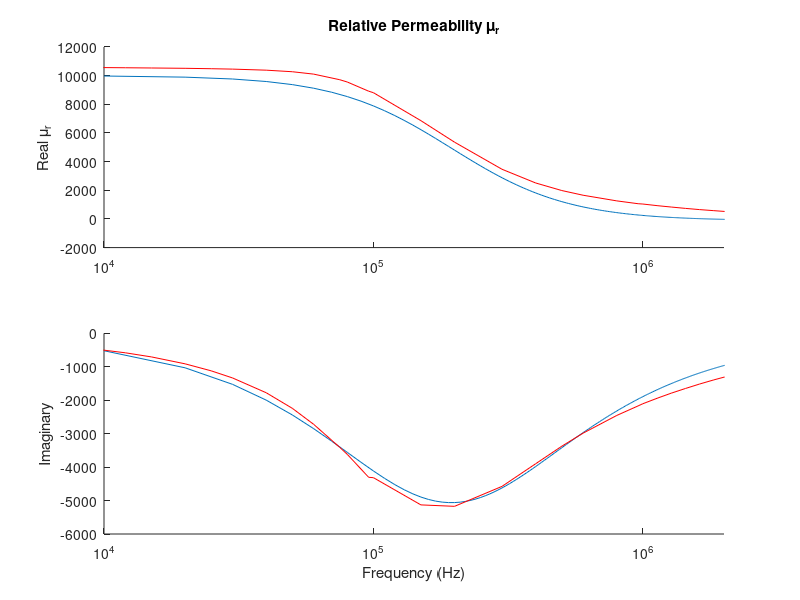
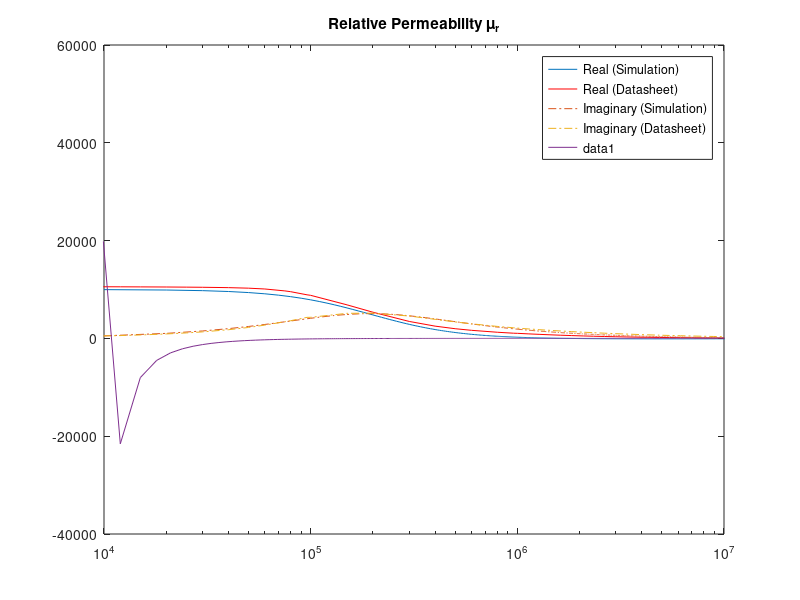
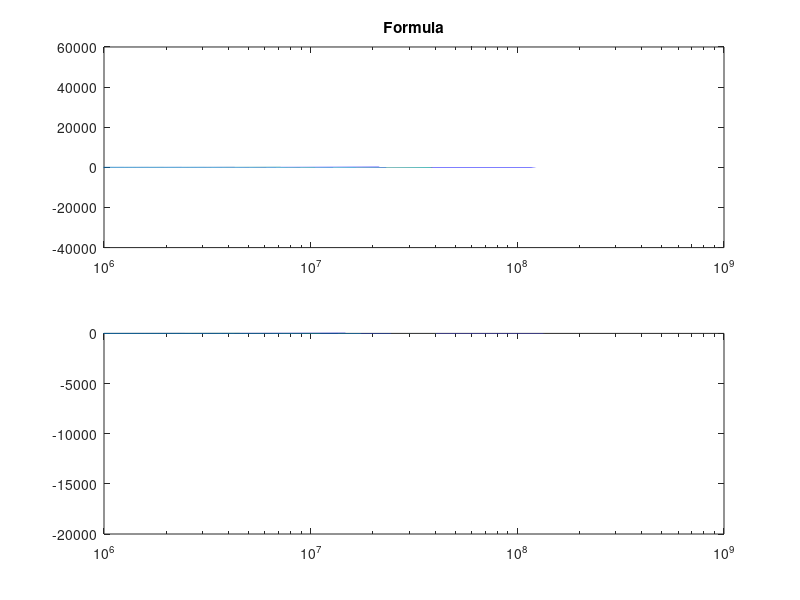

The MATLAB script that drew these images, in order:
clc;clear all;

fi=fopen('Permeability.txt');
l=fgetl(fi);
in=1;
while ischar(l)
%for kj=1:81
    %%disp(l);
    text{in}=l;
    data{in}=sscanf(text{in},'%f (%f,%f)');
    f(in)=(data{in}(1));
    eps(in)=data{in}(2)+1i*data{in}(3);
    
    l=fgetl(fi);
    in=in+1;
end

epsr=0.9999;
a0=1e-2;%0.1mm
c0=2.99792458e8;%Speed of Light (m/s)
f0=c0/a0;%3000GHz
t0=1/f0;%0.33e-12 (s)
mu0=4*pi*(1e-7);% (H/m)
eps0=8.854187817e-12;% (F/m)
I0=1;
E0=I0/(a0*eps0*c0);
D0=I0/(a0*c0);
B0=I0/(a0*eps0*c0*c0);
H0=I0/(a0);
sigmaD0=(epsr*eps0*c0)/a0;
J0=I0/(a0*a0);
u0=(I0*I0)/(eps0*c0*c0*a0*a0);
S0=(I0*I0)/(eps0*c0*a0*a0);
Sc0=1/(c0);
sig0=-20;


figure;
fdata=[1000,2000,3000,4000,8000,10000,12000,15000,20000,25000,30000,40000,50000,60000,75000,80000,96000,100000,150000,200000,300000,400000,500000,600000,800000,960000,1000000,1137137,1274275,1438450,1623777,1832981,2084351,2335721,2636651,2976351,3359818,3792690,4281332,4868464,5455595,6158482,6951928,7847600,8923800,10000000];
muredata=[10645.6132900000,10615.7137400000,10600.4558900000,10588.2058700000,10566.9610700000,10562.5965000000,10550.3503700000,10534.2909700000,10511.8581200000,10483.3333400000,10455.5688100000,10381.6845200000,10272.9184600000,10106.1882500000,9714.59266900000,9554.00022600000,8914.62151900000,8809.17242500000,6859.02588800000,5356.50053100000,3466.60912500000,2509.42420600000,1981.99317800000,1653.79743600000,1259.89804500000,1061.94435800000,1039.71574800000,921.731119300000,830.272918200000,736.042665000000,651.396975700000,577.613199300000,501.648967800000,445.436779500000,389.427157200000,340.949677100000,297.778927600000,260.157345700000,226.241196700000,196.013417100000,172.718377000000,149.043074900000,129.745046100000,112.942358600000,97.9382173800000,86.5638240400000];
muimdata=[253.852268500000,226.074739600000,240.928212700000,269.680112600000,420.349094000000,501.445173000000,580.251521400000,703.380303600000,910.425579500000,1120.16008100000,1332.71255700000,1775.31979800000,2241.36105700000,2719.66949700000,3410.37939800000,3618.92417300000,4304.31495800000,4315.37839400000,5129.34009300000,5172.35110400000,4575.54022900000,3898.79388100000,3374.31137400000,2983.65236200000,2453.70814500000,2168.65609600000,2103.25394200000,1931.01903200000,1787.88868700000,1647.75656600000,1514.22011300000,1390.88856500000,1270.26340100000,1169.77709400000,1067.60990700000,974.786626800000,888.046742400000,806.937314600000,733.896914500000,660.333778100000,601.248498000000,543.010068900000,490.624234300000,442.324718400000,394.992484200000,356.844963000000];

subplot(2,1,1);hold on;
semilogx(f/(a0/(1e-2)),real(eps));
semilogx(fdata,muredata,'r');xlim([1e4 .2e7]);
title('Relative Permeability \mu_r')
ylabel('Real \mu_r')

subplot(2,1,2);hold on;
semilogx(f/(a0/(1e-2)),imag(eps));
semilogx(fdata,-muimdata,'r');xlim([1e4 .2e7]);

xlabel('Frequency (Hz)')
ylabel('Imaginary')

figure;
semilogx(f/(a0/(1e-2)),real(eps));
hold on;
semilogx(fdata,muredata,'r');
xlim([1e4 1e7]);
title('Relative Permeability \mu_r')
semilogx(f/(a0/(1e-2)),-imag(eps),'-.');
semilogx(fdata,muimdata,'-.');
legend('Real (Simulation)','Real (Datasheet)','Imaginary (Simulation)','Imaginary (Datasheet)');
% muinf=1;gamma=.01/(8*4*pi*pi*pi*pi*pi);fn=0.01/(4*pi*pi);
% f=0:1e-7:(1/3);
% fi=f*(4*pi*pi);
% sigma=-100*(4*pi*pi);
% kwi=(fn.*fn-fi.*fi-1i.*gamma.*fi);
% b0=1.0;
% kwi2=(fi.*fi.*b0.*b0)./kwi;
% mur=muinf+(sigma.*fn.*fn)./(kwi-kwi2);
b0=1e-2;
fn=(5.8)*(1e-5);
sigma=1e4;
muinf=1;gamma=-(.33e-2)/(2*pi);
f=0:1e-7:(1/30);
fi=f;
kwi=(fn.*fn-fi.*fi-1i.*gamma.*fi);
kwi2=(fi.*fi.*b0.*b0)./kwi;
mur=muinf+(sigma.*fn.*fn)./(kwi-kwi2);
hold on;
semilogx(f*f0,real(mur));

figure;
subplot(2,1,1);semilogx(f*f0,real(mur));title('Formula');xlim([10e5 1e9]);
subplot(2,1,2);semilogx(f*f0,imag(mur));xlim([10e5 1e9]);

f=1e3:1e3:1e9;
nomf=((f)./(0.2e6));
cf=(1+nomf.*nomf);
mur2=mu0+((10000*mu0)./cf)-(1i.*nomf.*(10000*mu0))./cf;


% figure;
% subplot(2,1,1);hold on;
% f=0:1e-7:(1/30);
% loglog(f*f0,real(mur));title('Formula');xlim([1e3 100e5]);
% f=1e3:1e3:1e9;
% loglog(f,real(mur2)/mu0,'r');title('Literature');xlim([1e3 100e5]);
% subplot(2,1,2);hold on;
% f=0:1e-7:(1/30);
% loglog(f*f0,imag(mur));xlim([1e3 100e5]);
% f=1e3:1e3:1e9;
% loglog(f,imag(mur2)/mu0,'r');xlim([1e3 100e5]);

